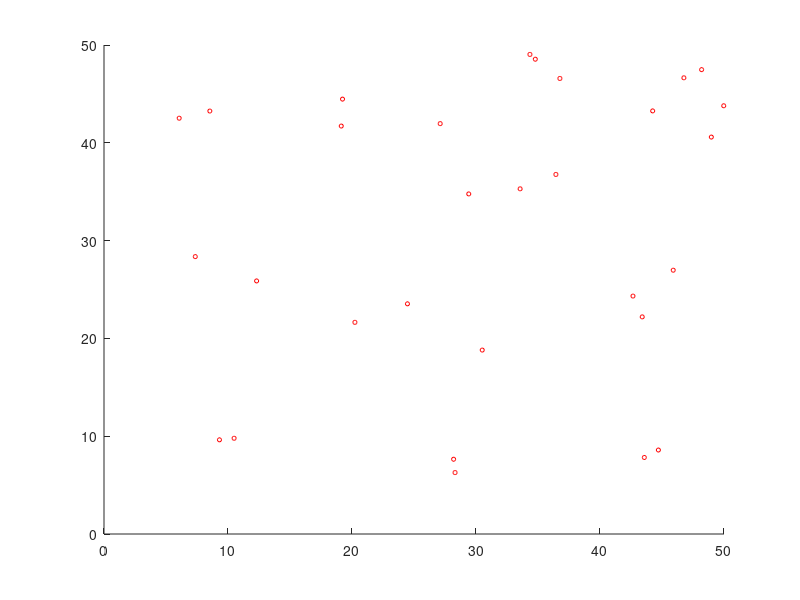

The MATLAB source for this figure: (Note: this script raises an error after producing the figure.)
clc;
clear;
close all;

load("waypoint.mat");



%% plot final deployment
figure;    
hold on;
pop=reshape(popIt(MaxIt,:),[N 3]);
plot3(pop(:,2),pop(:,1),pop(:,3),'ro','MarkerSize', 3,'Color','red')
[x1,y1,z1] = sphere;
for i=1:size(pop,1)
    x=x1*rs;
    y=y1*rs;
    z=z1*rs;
    surf(y+pop(i,2),x+pop(i,1),z+pop(i,3),'LineStyle',':','EdgeColor','cyan','EdgeAlpha',0.6,'FaceColor','none');
end
axis([0 100 0 100 0 100]); % Set the limits for X, Y, and Z axes
axis equal;

% plot environment
[obs_x, obs_y, obs_z] = ind2sub(size(Obstacle_Area),find(Obstacle_Area==1));
plot3(obs_y, obs_x, obs_z,'.', 'MarkerSize', 2, 'Color', 'blue');
isosurface(0:100, 0:100, 0:100, Obstacle_Area, 0.5); % Correct dimension matching
xlabel('X-axis');
ylabel('Y-axis');
zlabel('Z-axis');
title(['3D Terrain Iteration: ' num2str(MaxIt) ', Coverage: ' num2str(BestCostIt(MaxIt))]);
view(3);
grid on;

light('Position', [1 1 1], 'Style', 'infinite'); % Add lighting for better visualization
lighting gouraud;
drawnow;
clear x y z x1 y1 z1 i obs_x obs_y obs_z;

%% plot exploration
MaxIt=size(BestCostIt,1);
figure;    
hold on;
for it=1:MaxIt
    clf();
    hold on;
    pop=reshape(popIt(it,:),[N 3]);
    plot3(pop(:,2),pop(:,1),pop(:,3),'ro','MarkerSize', 3,'Color','red')
    [x1,y1,z1] = sphere;
    for i=1:size(pop,1)
        x=x1*rs;
        y=y1*rs;
        z=z1*rs;
        surf(y+pop(i,2),x+pop(i,1),z+pop(i,3),'LineStyle',':','EdgeColor','cyan','EdgeAlpha',0.6,'FaceColor','none');
    end
    axis([0 100 0 100 0 100]); % Set the limits for X, Y, and Z axes
    axis equal;
    
    % plot environment
    [obs_x, obs_y, obs_z] = ind2sub(size(Obstacle_Area),find(Obstacle_Area==1));
    plot3(obs_y, obs_x, obs_z,'.', 'MarkerSize', 2, 'Color', 'blue');
    isosurface(0:100, 0:100, 0:100, Obstacle_Area, 0.5); % Correct dimension matching
    xlabel('X-axis');
    ylabel('Y-axis');
    zlabel('Z-axis');
    title(['3D Terrain Iteration: ' num2str(it) ', Coverage: ' num2str(BestCostIt(it))]);
    view(3);
    grid on;
    % Add lighting for better visualization
    light('Position', [1 1 1], 'Style', 'infinite'); 
    lighting gouraud;
    drawnow;
    clear x y z x1 y1 z1 i obs_x obs_y obs_z;
    pause(0.1);
end

%% plot path
MaxIt=size(popIt,1);

figure;
hold on;
% plot environment
[obs_x, obs_y, obs_z] = ind2sub(size(Obstacle_Area),find(Obstacle_Area==1));
plot3(obs_y-1, obs_x-1, obs_z-1,'.', 'MarkerSize', 2, 'Color', 'blue');
isosurface(0:50, 0:50, 0:50, Obstacle_Area, 0.5); % Correct dimension matching
view(3);
grid on;
% Add lighting for better visualization
light('Position', [1 1 1], 'Style', 'infinite'); 
lighting gouraud;
drawnow;

k=1:N; % node ID
for t=1:numel(k)
    path = pop_smooth(:,[k(t) k(t)+N k(t)+2*N]);
    plot3(path(:,1),path(:,2),path(:,3),'ro','MarkerSize', 1,'Color','red')
    %text(path(1,1),path(1,2),path(1,3),num2str(k(t)),'FontSize',12,'Color','red')
    %[x1,y1,z1] = sphere;
    for i=1:MaxIt
        %x=x1*rs(t);
        %y=y1*rs(t);
        %z=z1*rs(t);
        %surf(y+path(i,2),x+path(i,1),z+path(i,3),'LineStyle',':','EdgeColor','cyan','EdgeAlpha',0.4,'FaceColor','none');
        %text (path(i,2),path(i,1),path(i,3), num2str(i),'FontSize',3,'Color','red');
        if i > 1
            plot3([path(i,1) path(i-1,1)], [path(i,2) path(i-1,2)], [path(i,3) path(i-1,3)], 'green', 'LineWidth', 1)
        end
        %axis([0 50 0 50 0 50]); % Set the limits for X, Y, and Z axes
        %axis equal;
    end
    drawnow;
end
% [obs_x, obs_y, obs_z] = ind2sub(size(Obstacle_Area),find(Covered_Area==-2));
% plot3(obs_y, obs_x, obs_z,'.', 'MarkerSize', 2, 'Color', 'red');
% [obs_x, obs_y, obs_z] = ind2sub(size(Obstacle_Area),find(Covered_Area==1));
% plot3(obs_y, obs_x, obs_z,'.', 'MarkerSize', 2, 'Color', 'green');
xlabel('X-axis');
ylabel('Y-axis');
zlabel('Z-axis');
%title(['Path of node ID: ' num2str(k)]);

clear x y z x1 y1 z1 i obs_x obs_y obs_z k t i dim it path windowSize;

%% plot direct path

figure;
hold on;
% plot environment
[obs_x, obs_y, obs_z] = ind2sub(size(Obstacle_Area),find(Obstacle_Area==1));
plot3(obs_y-1, obs_x-1, obs_z-1,'.', 'MarkerSize', 2, 'Color', 'blue');
isosurface(0:50, 0:50, 0:50, Obstacle_Area, 0.5); % Correct dimension matching
view(3);
grid on;
% Add lighting for better visualization
light('Position', [1 1 1], 'Style', 'infinite'); 
lighting gouraud;
drawnow;

k=1:N; % node ID
for t=1:numel(k)
    path = popIt(:,[k(t) k(t)+N k(t)+2*N]);
    plot3(path([1 MaxIt],2),path([1 MaxIt],1),path([1 MaxIt],3),'ro','MarkerSize', 3,'Color','red')
    % [x1,y1,z1] = sphere;
    % x=x1*rs;
    % y=y1*rs;
    % z=z1*rs;
    paths=[1 MaxIt];
    % for i=1:2
    %     surf(y+path(paths(i),2),x+path(paths(i),1),z+path(paths(i),3),'LineStyle',':','EdgeColor','cyan','EdgeAlpha',0.6,'FaceColor','none');
    % end
    %text (path(i,2),path(i,1),path(i,3), num2str(i),'FontSize',3,'Color','red');
    plot3([path(1,2) path(MaxIt,2)], [path(1,1) path(MaxIt,1)], [path(1,3) path(MaxIt,3)], 'green', 'LineWidth', 2)
    drawnow;
end

xlabel('X-axis');
ylabel('Y-axis');
zlabel('Z-axis');
%title(['Path of node ID: ' num2str(k)]);
view(3);
grid on;

clear x y z x1 y1 z1 i obs_x obs_y obs_z t k path paths;